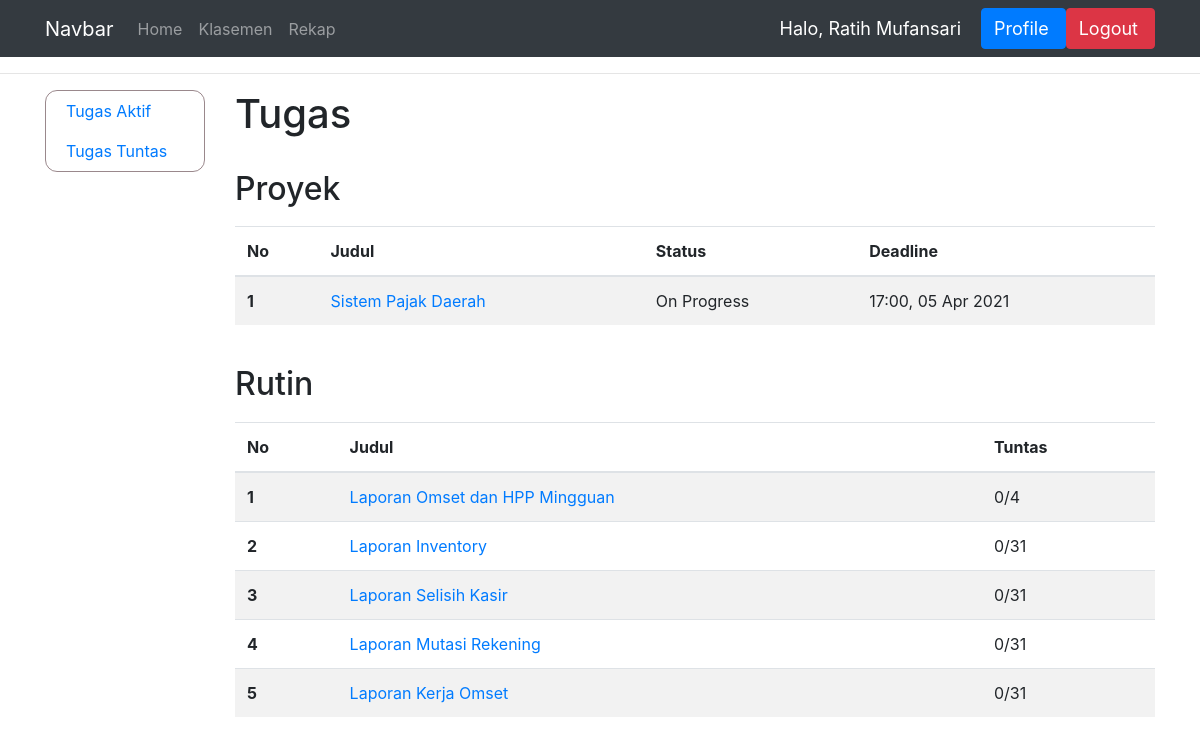
/daftar_tugas/ (signed in), run on an earlier commit of the app's database.
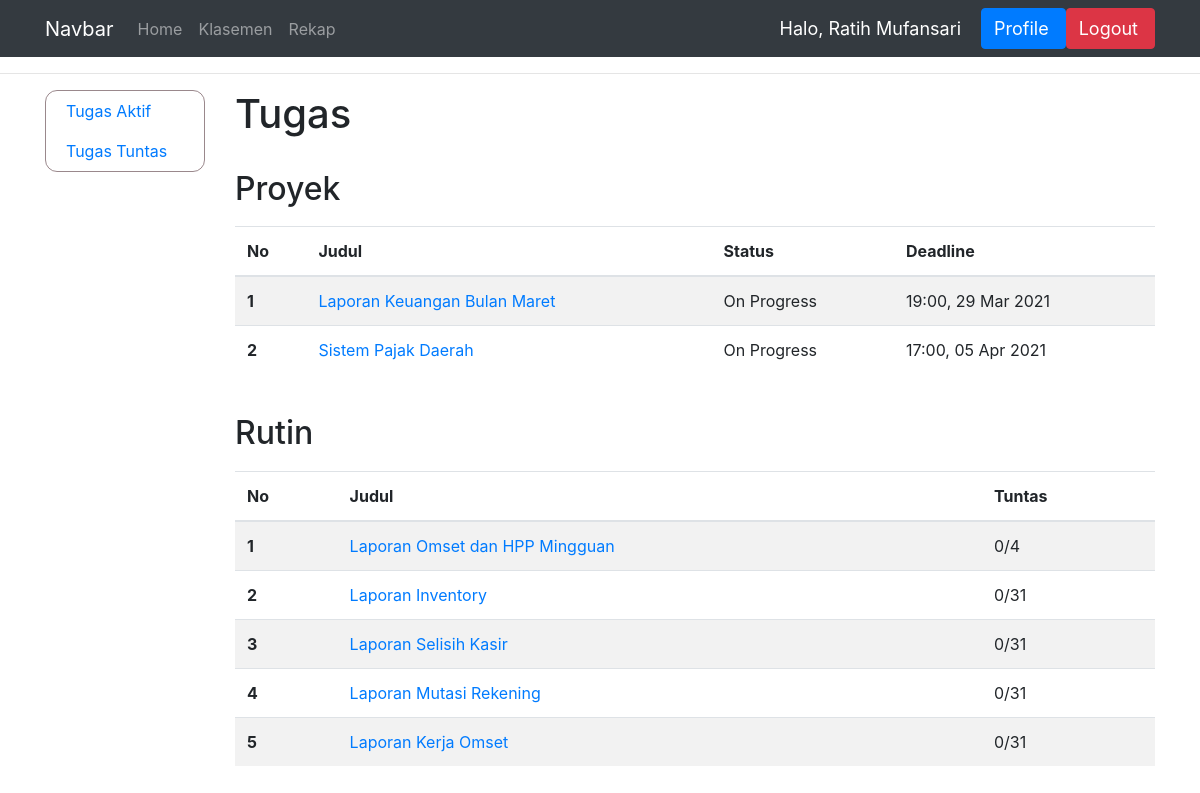
And on a later commit of the database.
### dashboard/models.py (models this page shows, shortened)
class TugasProyek(models.Model):
    STATUS = (
        ('Tuntas', 'Tuntas'),
        ('Hold', 'Hold'),
        ('On Progress', 'On Progress'),
        ('Selesai', 'Selesai'),
        ('Deadline', 'Deadline'),
        ('Terlambat', 'Terlambat')
    )
    pemilik_tugas = models.ForeignKey(User, on_delete=models.CASCADE)
    judul = models.CharField(max_length=150)
    isi = models.CharField(max_length=1000)
    deadline = models.DateTimeField('Deadline')
    status = models.CharField(max_length=15, choices=STATUS)
    bukti = models.CharField(max_length=100, null=True)
    penilaian = models.IntegerField(null=True)
    bagian = models.CharField(max_length = 100, null=True)
    komentar = models.CharField(max_length=1000)
    selesai_pada = models.DateTimeField('Selesai pada', null=True)
    link_bukti = models.CharField(max_length=1000, null=True)
    archive = models.BooleanField(null=True, default=False)
    ketuntasan = models.BooleanField(null=True, default=False)

class TugasRutin(models.Model):
    pemilik_tugas = models.ForeignKey(User, on_delete=models.CASCADE)
    judul = models.CharField(max_length=150)
    isi = models.CharField(max_length=1000)
    bagian = models.CharField(max_length=150, null=True)
    archive = models.BooleanField(null=True)

### dashboard/views.py (the view)
# urls.py: path('daftar_tugas/', views.daftar_tugas, name='daftar_tugas'),
@login_required(login_url='login')
def daftar_tugas(request):
    nama = request.user.first_name
    tugas_rutin = rinci_tr_eksekutif(request.user.id)
    ngecekdeadline()
    objek_user = User.objects.get(pk=request.user.id)
    t = TugasProyek.objects.filter(pemilik_tugas=objek_user).order_by('deadline').exclude(status="Tuntas")
    tr = TugasRutin.objects.filter(pemilik_tugas=objek_user).order_by('-id')
    context = {'nama' : nama, 'tugas_proyek' : t, 'tugas_rutin': tugas_rutin}
    if not request.user.groups.filter(name='Eksekutif').exists() or request.user.last_name == 'Human Resource':
        context['data_kar'] = True
    return render(request, 'eksekutif/daftar_tugas.html', context)

### dashboard/rinci_tugas_rutin.py (called while the page is built)
def rinci_tr_eksekutif(id, hilang=True):
    hasil = []
    user_eksekutif = User.objects.get(pk=id)
    tugas_rutin = TugasRutin.objects.filter(pemilik_tugas=user_eksekutif)
    for tr in tugas_rutin:
        ht = hitung_total_tuntas(tr)
        if hilang:
            if ht[0] == ht[1]:
                continue
        if jangan_tampilkan_tugas(tr):
            continue
        hasil.append( (tr.judul, tr.id, ht[0], ht[1]) )
    hasil.sort(key=lambda tup: tup[1])
    hasil = hasil[::-1]
    return hasil

def jangan_tampilkan_tugas(tr):
    periode = PeriodeSp.objects.get(pk=2)
    awal = periode.awal_periode
    akhir = periode.akhir_periode
    isi_tugas_rutin = IsiTugasRutin.objects.filter(tugas_rutin=tr)
    banyak_isi_tugas_rutin = len(isi_tugas_rutin)
    banyak_deadline_diluar_periode = 0
    kembali = []
    for isitr in isi_tugas_rutin:
        if isitr.deadline < awal:
            banyak_deadline_diluar_periode += 1
    if banyak_deadline_diluar_periode == banyak_isi_tugas_rutin:
        jangan_ditampilkan = True
    else:
        jangan_ditampilkan = False
    return jangan_ditampilkan

### templates/eksekutif/daftar_tugas.html (shortened to what this page needs)
{% extends 'main.html' %}
{% block content %}
<hr>
<div class="container">
    <div class="row">
        {% include 'eksekutif/sidebar.html' %}
        <div class="col">
            <h1>Tugas</h1>
            <br>
            <h2 class="padding-proyek">Proyek</h2>
            <table class="table table-striped">
                <thead>
                  <tr>
                    <th scope="col">No</th>
                    <th scope="col">Judul</th>
                    <th scope="col">Status</th>
                    <th scope="col">Deadline</th>
                  </tr>
                </thead>
                <tbody>
                    {% for isi in tugas_proyek %}
                  <tr>
                    <th scope="row">{{forloop.counter}}</th>
                    <td><a href="{% url 'detail_tugas_proyek' isi.id %}">{{isi.judul}}</a></td>
                    <td>{{isi.status}}</td>
                    <td>{{isi.deadline|time:"H:i"}}, {{isi.deadline|date:"d M Y"}}</td>
                  </tr>
                    {% endfor %}
                </tbody>
              </table>
              <br>
              <h2 class="padding-proyek">Rutin</h2>
              <table class="table table-striped">
                <thead>
                  <tr>
                    <th scope="col">No</th>
                    <th scope="col">Judul</th>
                    <th scope="col">Tuntas</th>
                  </tr>
                </thead>
                <tbody>
                    {% for isi in tugas_rutin %}
                  <tr>
                    <th scope="row">{{forloop.counter}}</th>
                    <td><a href="{% url 'daftar_tugas_rutin' isi.1 %}">{{isi.0}}</a></td>
                    <td>{{isi.2}}/{{isi.3}}</td>
                  </tr>
                    {% endfor %}
                </tbody>
              </table>
              <br><br><br><br><br><br><br><br>
        </div>
    </div>
</div>
{% endblock %}

What changed in the data, as far as the page shows it:
added TugasProyek: judul "Laporan Keuangan Bulan Maret", status "On Progress", deadline "19:00", deadline "29 Mar 2021"
